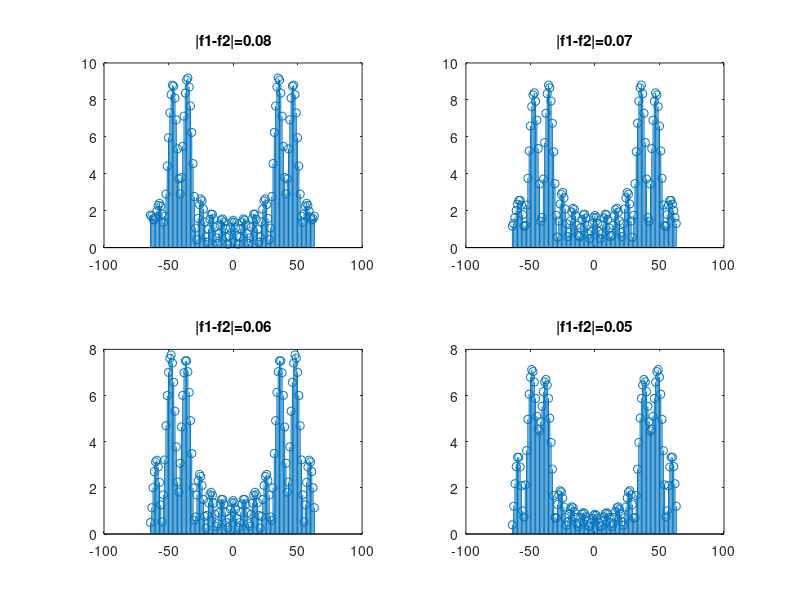

The MATLAB script that drew this image:
clear;
clc;

f1=0.36;
f2=[0.28 0.29 0.3 0.31];

n=0:15;
n1=-64:63;
xn1=sin(2*pi*f1*n) + sin(2*pi*f2(1)*n);
xn2=sin(2*pi*f1*n) + sin(2*pi*f2(2)*n);
xn3=sin(2*pi*f1*n) + sin(2*pi*f2(3)*n);
xn4=sin(2*pi*f1*n) + sin(2*pi*f2(4)*n);
xk1=fft(xn1,128);
xk2=fft(xn2,128);
xk3=fft(xn3,128);
xk4=fft(xn4,128);

subplot(2,2,1)
stem(n1,abs(fftshift(xk1)))
title('|f1-f2|=0.08');

subplot(2,2,2)
stem(n1,abs(fftshift(xk2)))
title('|f1-f2|=0.07');

subplot(2,2,3)
stem(n1,abs(fftshift(xk3)))
title('|f1-f2|=0.06');

subplot(2,2,4)
stem(n1,abs(fftshift(xk4)))
title('|f1-f2|=0.05');
